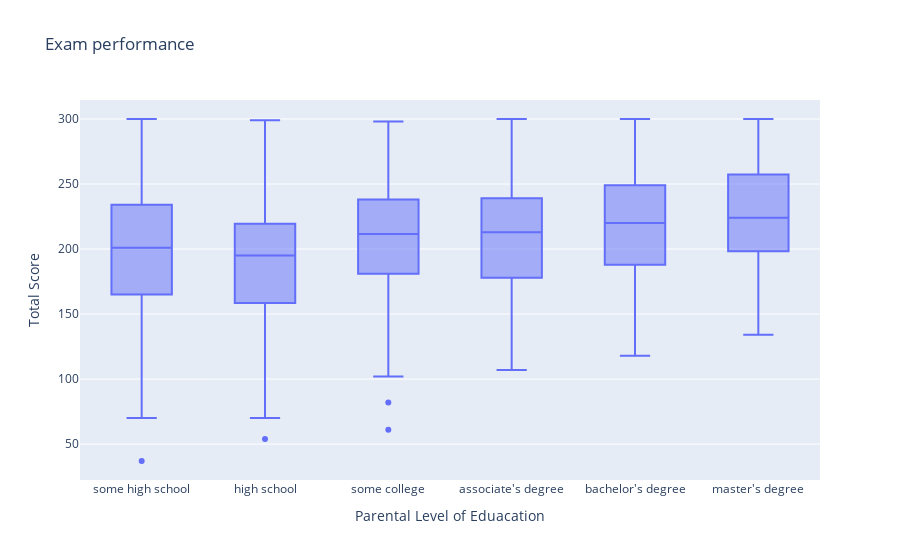

Here is the notebook cell this chart was saved with:
### Code cell
fig = px.box(
    DF,
    x='parental level of education',  
    y='total score',  
    title='Exam performance',
    
)
fig.update_layout(
    xaxis_title='Parental Level of Eduacation',
                  yaxis_title='Total Score',
    xaxis=dict(
        categoryorder="array",
        categoryarray=order  
    )
)

fig.show()

### Figure 1 — Plotly figure (JSON) as saved in the notebook; plotly's stock layout.template omitted (floating-point values rounded to 4 significant figures; data arrays with more than 128 entries replaced by an {"elided": "..."} marker saying what was removed)
{"data": [{"alignmentgroup": "True", "hovertemplate": "parental level of education=%{x}<br>total score=%{y}<extra></extra>", "legendgroup": "", "marker": {"color": "#636efa"}, "name": "", "notched": false, "offsetgroup": "", "orientation": "v", "showlegend": false, "type": "box", "x": {"elided": "1000 str values"}, "x0": " ", "xaxis": "x", "y": {"elided": "1000 int values"}, "y0": " ", "yaxis": "y"}], "layout": {"autosize": true, "boxmode": "group", "legend": {"tracegroupgap": 0}, "title": {"text": "Exam performance"}, "xaxis": {"anchor": "y", "autorange": true, "categoryarray": ["some high school", "high school", "some college", "associate's degree", "bachelor's degree", "master's degree"], "categoryorder": "array", "domain": [0, 1], "range": [-0.5, 5.5], "title": {"text": "Parental Level of Eduacation"}, "type": "category"}, "yaxis": {"anchor": "x", "autorange": true, "domain": [0, 1], "range": [22.39, 314.6], "title": {"text": "Total Score"}, "type": "linear"}}}
